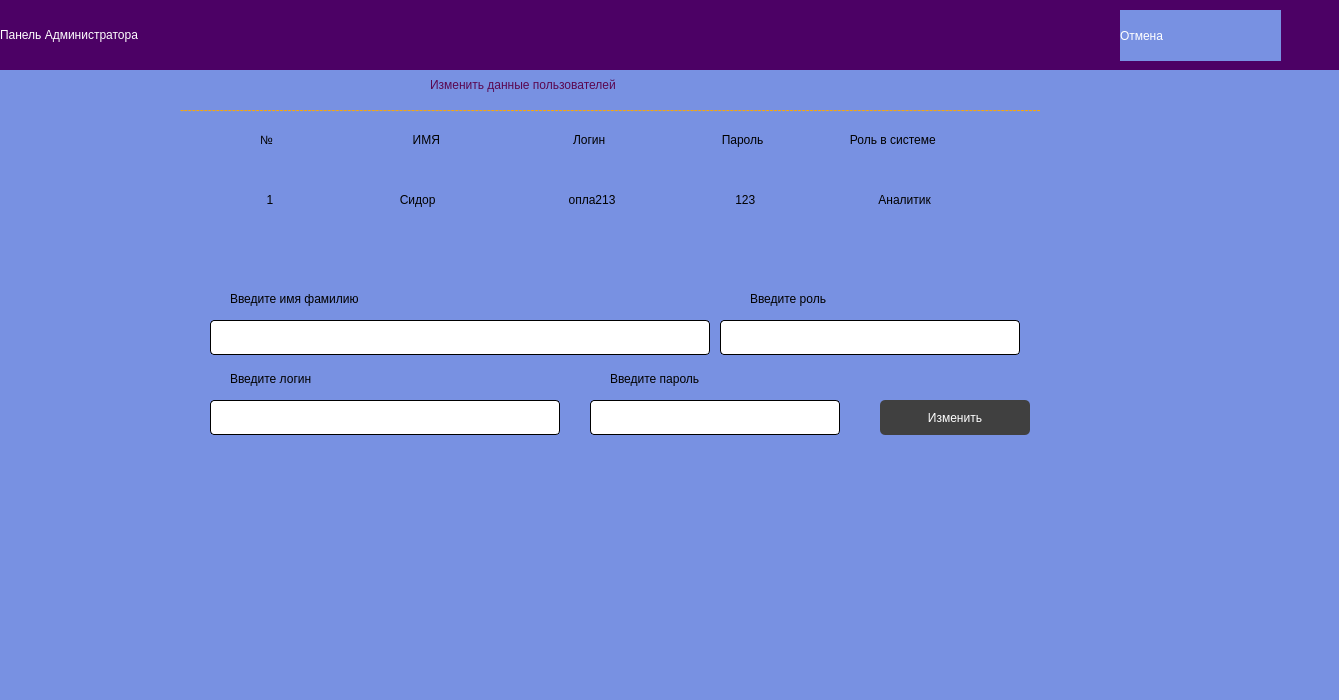
<?xml version="1.0" encoding="UTF-8"?>
<ui version="4.0">
 <class>MainWindow</class>
 <widget class="QMainWindow" name="MainWindow">
  <property name="geometry">
   <rect>
    <x>0</x>
    <y>0</y>
    <width>1339</width>
    <height>700</height>
   </rect>
  </property>
  <property name="windowTitle">
   <string>MainWindow</string>
  </property>
  <property name="styleSheet">
   <string notr="true">background-color: rgb(120, 145, 226)</string>
  </property>
  <widget class="QWidget" name="centralwidget">
   <widget class="QLabel" name="label">
    <property name="geometry">
     <rect>
      <x>-40</x>
      <y>0</y>
      <width>1450</width>
      <height>70</height>
     </rect>
    </property>
    <property name="styleSheet">
     <string notr="true">font: 20pt &quot;Open Sans&quot;;
color: rgb(255, 255, 255);
  width: 100px;
  margin: 0 auto;
  background-color: rgb(76, 1, 101);
  height: 300px;</string>
    </property>
    <property name="text">
     <string>Панель Администратора</string>
    </property>
   </widget>
   <widget class="QLabel" name="label_2">
    <property name="geometry">
     <rect>
      <x>1120</x>
      <y>10</y>
      <width>161</width>
      <height>51</height>
     </rect>
    </property>
    <property name="styleSheet">
     <string notr="true">font: 17pt &quot;Open Sans&quot;;
color: rgb(255, 255, 255);</string>
    </property>
    <property name="text">
     <string>Отмена</string>
    </property>
   </widget>
   <widget class="QLabel" name="label_3">
    <property name="geometry">
     <rect>
      <x>430</x>
      <y>70</y>
      <width>681</width>
      <height>30</height>
     </rect>
    </property>
    <property name="styleSheet">
     <string notr="true">font: 20pt &quot;Open Sans&quot;;
color:rgb(90, 8, 80);</string>
    </property>
    <property name="text">
     <string>Изменить данные пользователей</string>
    </property>
   </widget>
   <widget class="QLabel" name="label_4">
    <property name="geometry">
     <rect>
      <x>180</x>
      <y>100</y>
      <width>1000</width>
      <height>20</height>
     </rect>
    </property>
    <property name="styleSheet">
     <string notr="true">color:rgb(255, 169, 0);</string>
    </property>
    <property name="text">
     <string>------------------------------------------------------------------------------------------------------------------------------------------------------------------------------------------------------------------------</string>
    </property>
   </widget>
   <widget class="QLabel" name="label_5">
    <property name="geometry">
     <rect>
      <x>260</x>
      <y>130</y>
      <width>850</width>
      <height>20</height>
     </rect>
    </property>
    <property name="text">
     <string>№                                          ИМЯ                                        Логин                                   Пароль                          Роль в системе                </string>
    </property>
   </widget>
   <widget class="QLabel" name="label_8">
    <property name="geometry">
     <rect>
      <x>260</x>
      <y>190</y>
      <width>911</width>
      <height>20</height>
     </rect>
    </property>
    <property name="text">
     <string>  1                                      Сидор                                        опла213                                    123                                     Аналитик             </string>
    </property>
   </widget>
   <widget class="QPushButton" name="pushButton_14">
    <property name="geometry">
     <rect>
      <x>720</x>
      <y>320</y>
      <width>300</width>
      <height>35</height>
     </rect>
    </property>
    <property name="styleSheet">
     <string notr="true">background-color: rgb(255, 255, 255) ;
border-radius: 4px;
 border: 1px solid black;
  padding: 5px;
</string>
    </property>
    <property name="text">
     <string/>
    </property>
   </widget>
   <widget class="QPushButton" name="pushButton_11">
    <property name="geometry">
     <rect>
      <x>210</x>
      <y>320</y>
      <width>500</width>
      <height>35</height>
     </rect>
    </property>
    <property name="styleSheet">
     <string notr="true">background-color: rgb(255, 255, 255) ;
border-radius: 4px;
 border: 1px solid black;
  padding: 5px;
</string>
    </property>
    <property name="text">
     <string/>
    </property>
   </widget>
   <widget class="QPushButton" name="pushButton_12">
    <property name="geometry">
     <rect>
      <x>210</x>
      <y>400</y>
      <width>350</width>
      <height>35</height>
     </rect>
    </property>
    <property name="styleSheet">
     <string notr="true">background-color: rgb(255, 255, 255) ;
border-radius: 4px;
 border: 1px solid black;
  padding: 5px;
</string>
    </property>
    <property name="text">
     <string/>
    </property>
   </widget>
   <widget class="QPushButton" name="pushButton_13">
    <property name="geometry">
     <rect>
      <x>590</x>
      <y>400</y>
      <width>250</width>
      <height>35</height>
     </rect>
    </property>
    <property name="styleSheet">
     <string notr="true">background-color: rgb(255, 255, 255) ;
border-radius: 4px;
 border: 1px solid black;
  padding: 5px;
</string>
    </property>
    <property name="text">
     <string/>
    </property>
   </widget>
   <widget class="QPushButton" name="pushButton_10">
    <property name="geometry">
     <rect>
      <x>880</x>
      <y>400</y>
      <width>150</width>
      <height>35</height>
     </rect>
    </property>
    <property name="styleSheet">
     <string notr="true"> background-color: rgb(64, 64, 64);
color:rgb(255, 255, 255);
border-radius: 5px;</string>
    </property>
    <property name="text">
     <string>Изменить</string>
    </property>
   </widget>
   <widget class="QLabel" name="label_6">
    <property name="geometry">
     <rect>
      <x>230</x>
      <y>290</y>
      <width>181</width>
      <height>18</height>
     </rect>
    </property>
    <property name="text">
     <string>Введите имя фамилию</string>
    </property>
   </widget>
   <widget class="QLabel" name="label_7">
    <property name="geometry">
     <rect>
      <x>230</x>
      <y>370</y>
      <width>181</width>
      <height>18</height>
     </rect>
    </property>
    <property name="text">
     <string>Введите логин</string>
    </property>
   </widget>
   <widget class="QLabel" name="label_9">
    <property name="geometry">
     <rect>
      <x>610</x>
      <y>370</y>
      <width>181</width>
      <height>18</height>
     </rect>
    </property>
    <property name="text">
     <string>Введите пароль</string>
    </property>
   </widget>
   <widget class="QLabel" name="label_10">
    <property name="geometry">
     <rect>
      <x>750</x>
      <y>290</y>
      <width>181</width>
      <height>18</height>
     </rect>
    </property>
    <property name="text">
     <string>Введите роль</string>
    </property>
   </widget>
   <widget class="QLabel" name="label_11">
    <property name="geometry">
     <rect>
      <x>1450</x>
      <y>447</y>
      <width>58</width>
      <height>131</height>
     </rect>
    </property>
    <property name="text">
     <string/>
    </property>
   </widget>
  </widget>
  <widget class="QMenuBar" name="menubar">
   <property name="geometry">
    <rect>
     <x>0</x>
     <y>0</y>
     <width>1339</width>
     <height>23</height>
    </rect>
   </property>
  </widget>
  <widget class="QStatusBar" name="statusbar"/>
 </widget>
 <resources/>
 <connections/>
</ui>
